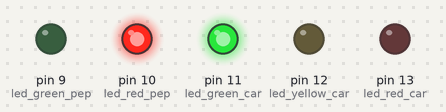
Bench run of a sketch on a simulated Arduino Uno, built with avr-gcc and run on an emulated ATmega328P. On the bench: output pins drawn as LEDs (lit = HIGH).

Above: at 1.5 s.
At 3.5 s:
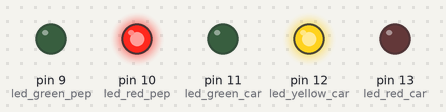
At 5.0 s:
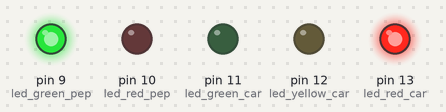
Timing chart, 0 to 7.8 s (numbered marks = the images above):
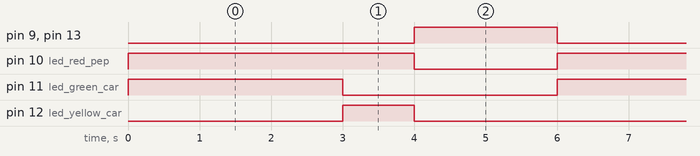

The sketch:

___.ino
```cpp
int led_red_car = 13;
int led_yellow_car = 12;
int led_green_car = 11;
int led_red_pep = 10;
int led_green_pep = 9;

void setup() {
  // initialize digital pin LED_BUILTIN as an output.
  pinMode(13, OUTPUT);
  pinMode(12, OUTPUT);
  pinMode(11, OUTPUT);
  pinMode(10, OUTPUT);
  pinMode(9, OUTPUT);

}

void loop() {
  digitalWrite(led_red_pep, HIGH);
  digitalWrite(led_green_car, HIGH);
  delay(3000);
  digitalWrite(led_green_car, LOW);
  digitalWrite(led_yellow_car, HIGH);
  delay(1000);
  digitalWrite(led_yellow_car, LOW);
  digitalWrite(led_red_car, HIGH);
  digitalWrite(led_green_pep, HIGH);
  digitalWrite(led_red_pep, LOW);
  delay(2000);
  digitalWrite(led_green_pep, LOW);
  digitalWrite(led_red_pep, HIGH);
  digitalWrite(led_red_car, LOW);

}
```

Measured:
- by itself, pin 9 (led_green_pep), pin 13 (led_red_car): alternates HIGH for 2.0 s and LOW for 4.0 s
- by itself, pin 10 (led_red_pep): alternates HIGH for 4.0 s and LOW for 2.0 s
- by itself, pin 11 (led_green_car): alternates HIGH for 3.0 s and LOW for 3.0 s
- by itself, pin 12 (led_yellow_car): alternates HIGH for 1.0 s and LOW for 5.0 s
